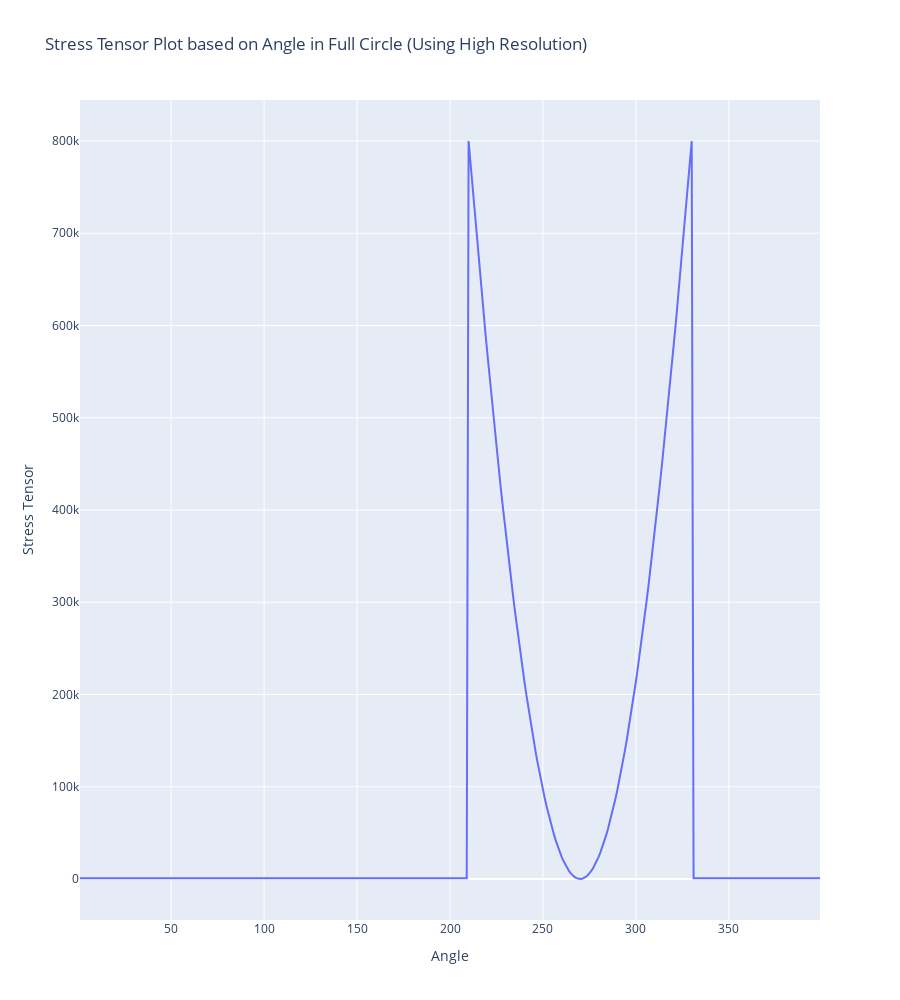

This figure's notebook cell:
### Markdown cell above
### My Own Version

Now I will do it using higher resolution for each $1^{o}$ angle. Here we will change the range and the division angle in x and y definition inside the loop.

### Code cell
"""
Your code should print something along the lines of
x = ...
u = ...
D = ...
tau = ...
in a well formatted manner for each point along the circle.
""";

# Code here
import math
import numpy as np
import pandas as pd
import plotly.express as px

# Define the parameter input
miu = 20
T_y = 800
g_dot = 0.5
eps = 10**(-3) # Error value

# Define the circle circumference
whole_circle = 2*math.pi
increment = math.pi/6

# Store the stress tensor and angle
Tau = []
angle_all = []

# Calculate the whole sequence in every range of pi/6
for theta in range(1, 400, 1):
    x = math.cos(theta/180*math.pi)
    y = math.sin(theta/180*math.pi)
    # Define D as in the relation with the gradient of u manually
    # Diferentiate manually
    D_11 = 1/2 * (0 + 0)
    D_12 = 1/2 * (2 + 2*y)
    D_21 = 1/2 * (2*y + 2)
    D_22 = 1/2 * (0 + 0)

    # Calculate ||D||
    D_norm = math.sqrt(1/2*(D_11**2 + D_12**2 + D_21**2 + D_22**2))

    # Calculate the additional miu bar
    miu_bar = miu + T_y/eps

    # Write the angle
    angle = theta/180*180
    # Check ||D|| with gamma dot c
    if D_norm <= g_dot:
        #print("\n")
        #print("First Case!")
        T_11 = 2*miu_bar*D_11
        T_12 = 2*miu_bar*D_12
        T_21 = 2*miu_bar*D_21
        T_22 = 2*miu_bar*D_22
        T = np.matrix([[T_11, T_12], [T_21, T_22]])
        #print(f"My Matrix component in angle {angle} coordinate:")
        #print(T)
    
    elif D_norm > g_dot:
        #print("\n")
        #print("Second Case!")
        T_11 = 2*miu*D_11 + D_11/D_norm*T_y
        T_12 = 2*miu*D_12 + D_12/D_norm*T_y
        T_21 = 2*miu*D_21 + D_21/D_norm*T_y
        T_22 = 2*miu*D_22 + D_22/D_norm*T_y
        T = np.matrix([[T_11, T_12], [T_21, T_22]])
        #print(f"My Matrix component in angle {angle} coordinate:")
        #print(T)

    # Append to the dataframe
    angle_all.append(angle)
    Tau.append(T[1,0])
    

# Save the file in dictionary
dict = {'Angle': angle_all, 'Stress Tensor': Tau}
# Convert to dataframe
df = pd.DataFrame(dict)
# Visualize the data using plotly library to get better visualization
fig = px.line(df, x = "Angle", y = "Stress Tensor", title="Stress Tensor Plot based on Angle in Full Circle (Using High Resolution)")
fig.update_layout(height=1000)
fig.show()

### Figure 1 — Plotly figure (JSON) as saved in the notebook; plotly's stock layout.template omitted (floating-point values rounded to 4 significant figures; data arrays with more than 128 entries replaced by an {"elided": "..."} marker saying what was removed)
{"data": [{"hovertemplate": "Angle=%{x}<br>Stress Tensor=%{y}<extra></extra>", "legendgroup": "", "line": {"color": "#636efa", "dash": "solid"}, "marker": {"symbol": "circle"}, "mode": "lines", "name": "", "orientation": "v", "showlegend": false, "type": "scatter", "x": {"elided": "399 float values"}, "xaxis": "x", "y": {"elided": "399 float values"}, "yaxis": "y"}], "layout": {"height": 1000, "legend": {"tracegroupgap": 0}, "title": {"text": "Stress Tensor Plot based on Angle in Full Circle (Using High Resolution)"}, "xaxis": {"anchor": "y", "domain": [0, 1], "title": {"text": "Angle"}}, "yaxis": {"anchor": "x", "domain": [0, 1], "title": {"text": "Stress Tensor"}}}}
